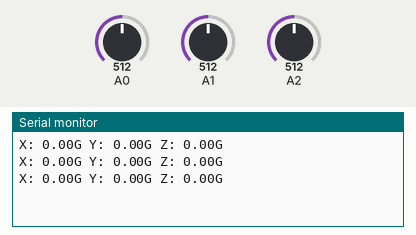
The sketch below on a simulated Arduino Uno, built with avr-gcc and run on an emulated ATmega328P. On the bench: the last lines printed to the serial monitor. The test bench sets the inputs (shaded band); at power-on: A0 = 512, A1 = 512, A2 = 512.

Above: at 1.2 s.
1.3 s: A0 set to 716
At 1.8 s:
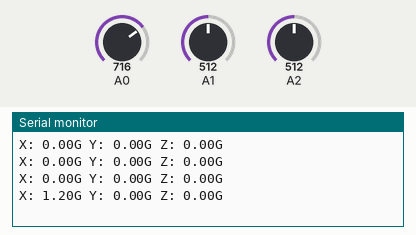
2.8 s: A1 set to 716
At 3.4 s:
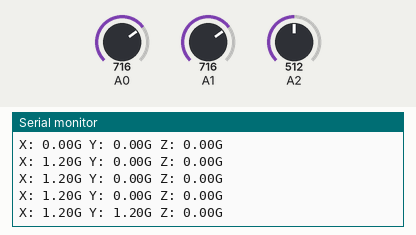
4.3 s: A2 set to 716
At 5.0 s:
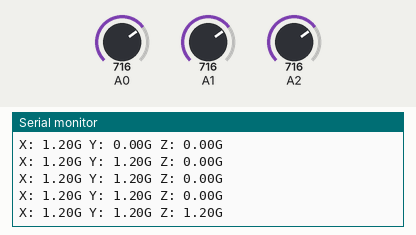
5.8 s: A0 set to 900
At 6.5 s:
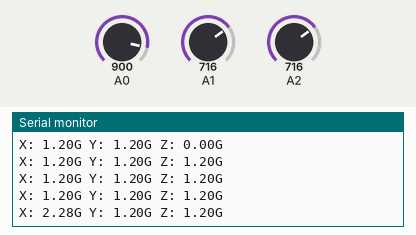
7.3 s: A1 set to 900
At 8.0 s:
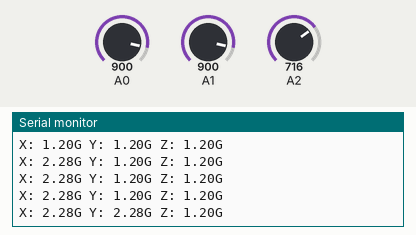
8.8 s: A2 set to 900
At 9.5 s:
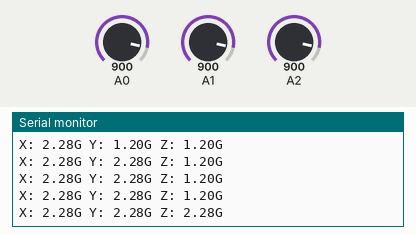
Timing chart, 0 to 11.3 s (numbered marks = the images above; inputs shaded):
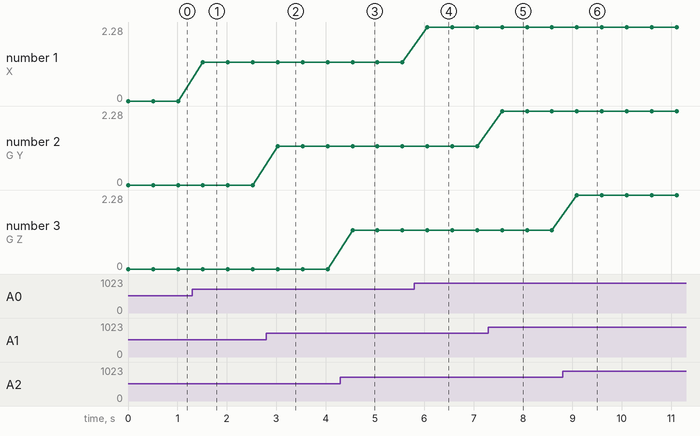

The sketch:

Earthquake.ino
```cpp
const int x = A0;
const int y = A1;
const int z = A2;

const int Sample = 10;

void setup() {
  // put your setup code here, to run once:
  Serial.begin(9600);
}

void loop() {
  // put your main code here, to run repeatedly:
  int X = ReadAvg(x);
  int Y = ReadAvg(y);
  int Z = ReadAvg(z);

  long Xscale = map(X,0,1023,-3000,3000);
  long Yscale = map(Y,0,1023,-3000,3000);
  long Zscale = map(Z,0,1023,-3000,3000);

  float Xg = Xscale / 1000.0;
  float Yg = Yscale / 1000.0;
  float Zg = Zscale / 1000.0;

  Serial.print("X: ");
  Serial.print(Xg);
  Serial.print("G ");
  Serial.print("Y: ");
  Serial.print(Yg);
  Serial.print("G ");
  Serial.print("Z: ");
  Serial.print(Zg);
  Serial.println("G ");

  delay(500);

}

int ReadAvg(int a) {
  // Function to take avg to reduce noise
  long temp = 0;
  for (int i=0; i < Sample; i++)
  {
    temp += analogRead(a);
  }
  return temp/Sample;
}
```

Measured:
- after the input at 1.3 s, the serial monitor: prints a new line after 0.22 s (image 1)
- after the input at 2.8 s, the serial monitor: prints a new line after 0.23 s (image 2)
- after the input at 4.3 s, the serial monitor: prints a new line after 0.25 s (image 3)
- after the input at 5.8 s, the serial monitor: prints a new line after 0.26 s (image 4)
- after the input at 7.3 s, the serial monitor: prints a new line after 0.28 s (image 5)
- after the input at 8.8 s, the serial monitor: prints a new line after 0.29 s (image 6)
- plotted number 1: 0 → 1.2 after the input at 1.3 s, 1.2 → 2.28 after the input at 5.8 s
